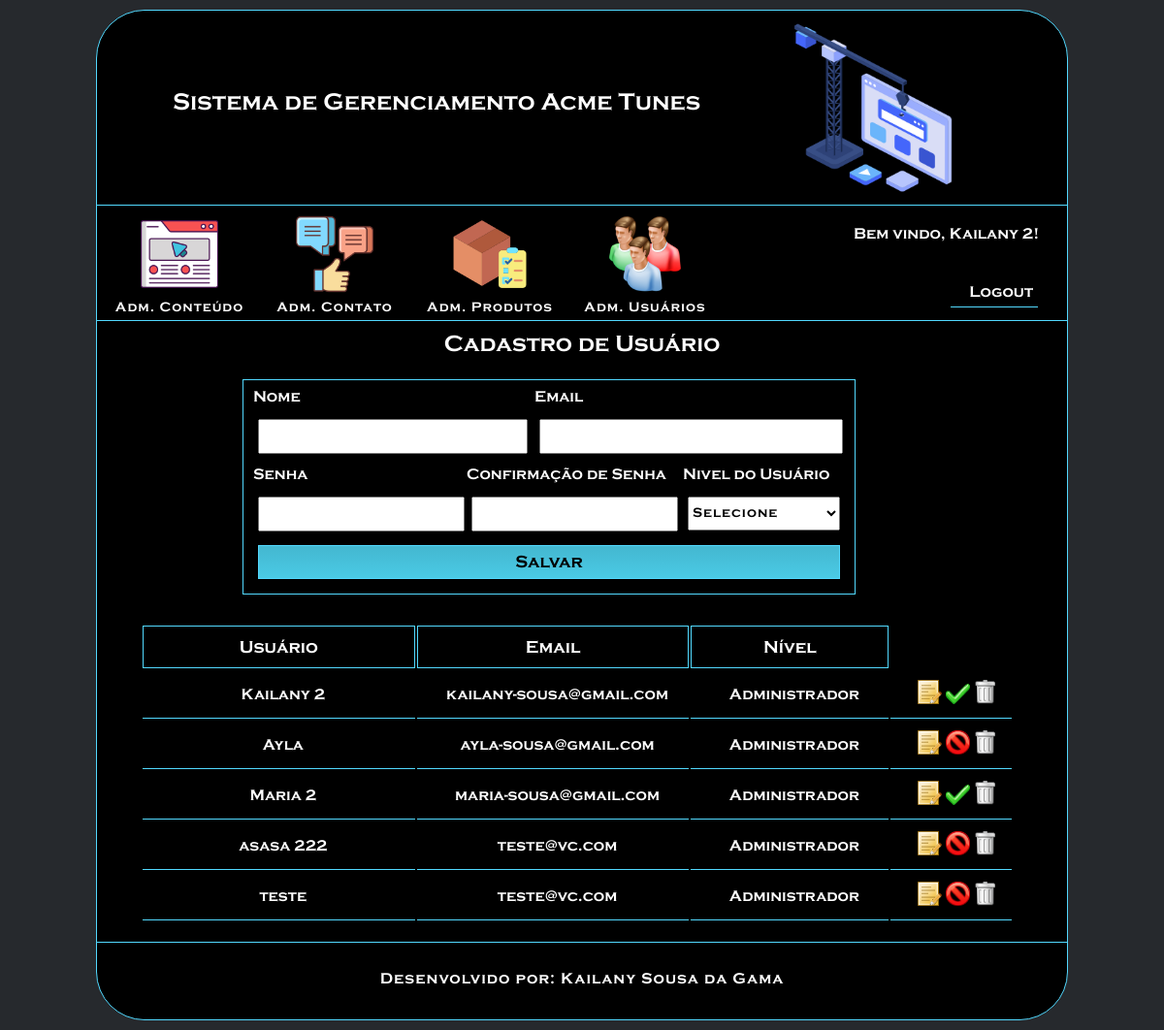
Page /projetoAcmeTunes/cms/usuario_crud.php (signed in) on the committed database.
### tables this page shows
CREATE TABLE `tbl_usuario` (
  `cod_usuario` int(11) NOT NULL AUTO_INCREMENT,
  `nome_usuario` varchar(200) NOT NULL,
  `email_usuario` varchar(250) NOT NULL,
  `senha_usuario` varchar(255) NOT NULL,
  `ativo` tinyint(1) DEFAULT '0',
  `cod_nivel` int(11) NOT NULL,
  PRIMARY KEY (`cod_usuario`),
  KEY `fk_usuario_nivel` (`cod_nivel`),
  CONSTRAINT `fk_usuario_nivel` FOREIGN KEY (`cod_nivel`) REFERENCES `tbl_nivelusuario` (`cod_nivel`)
);

CREATE TABLE `tbl_nivelusuario` (
  `cod_nivel` int(11) NOT NULL AUTO_INCREMENT,
  `nivel` varchar(100) NOT NULL,
  `ativo` tinyint(1) DEFAULT '0',
  PRIMARY KEY (`cod_nivel`)
);

### projetoAcmeTunes/cms/usuario_crud.php (the view, shortened to what this page needs)
<?php
    $btn_modo = "Salvar";
    $nome = null;
    $email = null;
    $cod_nivel = 0;
?>
<!DOCTYPE html>
<html lang="pt-br">
    <head>
        <link rel="stylesheet" type="text/css" href="css/cms.css">
        <link rel="stylesheet" type="text/css" href="css/usuario_crud.css">
    </head>
    <body>
        <div id="caixa-cms" class="center">
            <header>
                <?php require_once("menu.php") ?>
            </header>
            <div id="caixa-conteudo">
                <h2 id="titulo-crud"> Cadastro de Usuário </h2>
                <form name="frm-usuarios" method="post" action="usuario_crud.php">
                     <div id="cadastro-nivel">
                         <div id="caixa-nome-usuario">
                            <p> Nome</p>
                            <input type="text" name="txt-nome" value="<?php echo($nome) ?>" required/>
                         </div>
                         <div id="caixa-email-usuario">
                            <p> Email </p>
                            <input type="email" name="txt-email" value="<?php echo($email) ?>" required/>
                         </div>
                         <div class="caixa-senha">
                            <p> Senha </p>
                             <input type="password" name="txt-senha" value="">
                         </div>
                         <div class="caixa-senha">
                            <p> Confirmação de Senha </p>
                             <input type="password" name="txt-confirmacao-senha" value="">
                         </div>
                         <div id="caixa-nivel">
                            <p> Nivel do Usuário</p>
                             <select name="slt-nivel-usuario" required>
                                <?php
                                    if($modo == "buscar"){
                                ?>
                                <option value="<?php echo($cod_nivel) ?>"> <?php echo($nivel) ?> </option>
                                <?php } else { ?>
                                <option value=""> Selecione </option>
                                 <?php
                                    }
                                 ?>
                             </select>
                         </div>
                        <input id="btn-cadastrar" type="submit" name="btn-cadastrar" value="<?php echo($btn_modo) ?>"/>
                    </div>
                </form>
                <table id="registros">
                    <tr>
                        <td class="titulo-coluna"> Usuário </td>
                        <td class="titulo-coluna"> Email </td>
                        <td class="titulo-coluna" style="width: 200px;"> Nível </td>
                    </tr>
                <?php
                    $sql = "SELECT tbl_usuario.cod_usuario, tbl_usuario.nome_usuario, tbl_usuario.email_usuario, tbl_usuario.ativo, tbl_nivelusuario.nivel
                    FROM tbl_usuario JOIN tbl_nivelusuario ON tbl_nivelusuario.cod_nivel = tbl_usuario.cod_nivel ORDER BY tbl_usuario.cod_usuario;";
                    $select = mysqli_query($conexao, $sql);
                    while($rsregistros=mysqli_fetch_array($select)){
                ?>
                    <tr>
                        <td class="dados-coluna"><?php echo($rsregistros['nome_usuario']) ?></td>
                        <td class="dados-coluna"><?php echo($rsregistros['email_usuario']) ?></td>
                        <td class="dados-coluna"><?php echo($rsregistros['nivel']) ?></td>
                        <td class="dados-coluna" style="width:150px;">
                            <figure id="icones">
                                <a href="usuario_crud.php?modo=buscar&id=<?php echo($rsregistros['cod_usuario']) ?>"> <img src="icon/edit.png" alt="Editar" title="Editar"> </a>
                                <a href="usuario_crud.php?ativo=<?php echo($rsregistros['ativo']) ?>&id=<?php echo($rsregistros['cod_usuario']) ?>">
                                    <img src="<?php
                                        if($rsregistros['ativo'] == 0){
                                            $icon_ativo = "Usuário desativado";
                                            echo('icon/cancel.png');
                                        } else {
                                            $icon_ativo = "Usuário ativado";
                                            echo('icon/accept.png');
                                        }?>" alt="<?php echo($icon_ativo) ?>" title="<?php echo($icon_ativo) ?>" >
                                </a>
                                <a href="usuario_crud.php?modo=excluir&id=<?php echo($rsregistros['cod_usuario'])?>" onclick="return confirm('Deseja realmente excluir esse nível?')"><img src="icon/trash.png" alt="Excluir" title="Excluir"></a>
                            </figure>
                        </td>
                    </tr>
                <?php
                    }
                ?>
                </table>
            </div>
            <footer>
                <p> Desenvolvido por: Kailany Sousa da Gama</p>
            </footer>
        </div>
    </body>
</html>

### projetoAcmeTunes/cms/menu.php (shortened to what this page needs)
<?php
    if(isset($_SESSION['email']) && isset($_SESSION['senha'])){
        $nome_usuario = $_SESSION['nome'];
    } else {
        echo("<script> alert('É necessário fazer o login!') </script>");
        echo("<script> window.location.href = '../index.php' </script>");
    }
?>
<div id="titulo-logo">
                    <h2 id="titulo-cms"> Sistema de Gerenciamento Acme Tunes </h2>
                    <figure id="img-logo">
                        <img src="icon/website.png">
                    </figure>
                </div>
                <div id="opcoes">
                    <div class="opcoes-cms">
                        <a href="adm_conteudo.php">
                            <figure  class="center">
                                <img src="icon/ui-design.png">
                            </figure>
                            <p>Adm. Conteúdo</p>
                        </a>
                    </div>
                    <div class="opcoes-cms">
                        <a href="adm_contato.php">
                            <figure class="center">
                                <img src="icon/feedback.png">
                            </figure>
                            <p>Adm. Contato</p>
                        </a>
                    </div>
                    <div class="opcoes-cms">
                    <a href="adm_produto.php">
                            <figure class="center">
                                <img src="icon/box.png">
                            </figure>
                            <p>Adm. Produtos</p>
                        </a>
                    </div>
                    <div class="opcoes-cms">
                        <a href="adm_usuario.php">
                            <figure class="center">
                                <img src="icon/group.png">
                            </figure>
                            <p>Adm. Usuários</p>
                        </a>
                    </div>
                    <div id="login">
                        <p id="login-usuario"> Bem vindo, <?php echo($nome_usuario) ?>! </p>
                        <a href="index.php?logout=1"><div id="sair"> Logout </div></a>
                    </div>
                </div>

### projetoAcmeTunes/cms/css/cms.css (style rules this page uses)
body, h1,h2,h3,p,ul,figure { margin: 0px; padding: 0px; }
body { color: white; background-color: #26292d; }
.center { margin-left: auto; margin-right: auto; }
* { font-family: fonte; }
#caixa-cms { width: 1000px; min-height: 600px; max-height: auto; overflow: hidden; background-color: black; margin-top: 10px; border-radius: 50px 50px 50px 50px; border: solid 1px #52D9FF; margin-bottom: 10px; }
header { width: inherit; height: 320px; }
#titulo-logo { width: inherit; height: 200px; }
#titulo-cms { width: 700px; float: left; font-size: 25px; text-align:center; margin-top: 80px; }
#img-logo { width: 200px; height: 180px; float: left; margin-top: 10px; margin-bottom: 5px; }
img { width: inherit; height: inherit; }
#opcoes { width: inherit; height: 120px; clear: both; border-top: solid 1px #52D9FF; border-bottom: solid 1px #52D9FF; box-sizing: border-box; padding-top: 10px; }
.opcoes-cms { width: 150px; height: 100px; margin-left: 10px; float: left; font-size: 14px; }
.opcoes-cms p { text-align: center; margin-top: 7px; letter-spacing: 1px; }
a:link { color: white; text-decoration: none; }
.opcoes-cms figure { width: 80px; height: 80px; }
#login { width: 200px; height: 100px; float: left; margin-left: 140px; }
#login-usuario { width: inherit; height: 40px; box-sizing: border-box; padding-top: 10px; }
#sair { width: 90px; height: 40px; margin-top: 15px; text-align:right; box-sizing: border-box; padding-right: 5px; padding-top: 15px; margin-left: 100px; border-bottom: solid 1px #52D9FF; }
#caixa-conteudo { width: inherit; min-height: 200px; max-height: auto; overflow: hidden; box-sizing: border-box; padding-top: 20px; padding-left: 20px; padding-bottom: 20px; }
#titulo-crud { width: inherit; height: 50px; text-align: center; margin-left: -20px; margin-top: -20px; box-sizing: border-box; padding-top: 10px; }
#registros { width: 800px; min-height: 100px; max-height: auto; overflow: hidden; margin-left: 80px; }
.titulo-coluna { min-width: 200px; max-width: auto; overflow: hidden; height: 40px; border: solid 1px #52D9FF; text-align:center; font-size: 18px; }
.dados-coluna { height: 50px; font-size: 14px; border-bottom: solid 1px #52D9FF; box-sizing: border-box; padding-left: 10px; }
#icones { box-sizing: border-box; padding-left: 5px; }
#icones img { width: 25px; height: 25px; }
footer { width: inherit; height: 80px; box-sizing: border-box; padding-top: 15px; border-top: solid 1px #52D9FF; }
footer p { width: inherit; height: 50px; text-align: center; box-sizing: border-box; padding-top: 13px; letter-spacing: 1px; }

### projetoAcmeTunes/cms/css/usuario_crud.css (style rules this page uses)
p { margin: 0px; padding: 0px; }
#cadastro-nivel { width: 630px; height: 220px; border: solid 1px #52D9FF; margin-left: 130px; margin-top: 10px; }
#caixa-nome-usuario, #caixa-email-usuario, .caixa-senha, #caixa-nivel { width: 280px; height: 80px; float: left; }
#caixa-email-usuario { width: 310px; margin-left: 5px; box-sizing: border-box; padding-left: 5px; }
.caixa-senha { width: 220px; }
#caixa-nivel { width: 180px; margin-left: 3px; }
#caixa-nome-usuario p, #caixa-email-usuario p, .caixa-senha p, #caixa-nivel p { width: inherit; height: 40px; box-sizing: border-box; padding-top: 8px; padding-left: 10px; }
#caixa-nome-usuario input, #caixa-email-usuario input, .caixa-senha input, #caixa-nivel select { width: 270px; height: 30px; margin-left: 15px; letter-spacing: 1px; font-size: 14px; }
#caixa-email-usuario input { width: 305px; }
.caixa-senha input { width: 205px; }
#caixa-nivel select { width: 157px; height: 35px; }
#btn-cadastrar { width: 600px; height: 35px; font-size: 18px; margin-top: 10px; margin-left: 15px; background:linear-gradient(to bottom, #44B8D1 5%, #4ACAE5 100%); border: solid 1px #52D9FF; color: black; float: left; }
#registros { width: 900px; min-height: 100px; max-height: auto; overflow: hidden; margin-top: 30px; margin-left: 25px; }
.titulo-coluna { width: 300px; }
.dados-coluna { text-align: center; font-size: 16px; }

### rows in the picture
tbl_usuario: nome_usuario "Kailany 2", email_usuario "kailany-sousa@gmail.com", cod_nivel.nivel "Administrador"
tbl_usuario: nome_usuario "Ayla", email_usuario "ayla-sousa@gmail.com", cod_nivel.nivel "Administrador"
tbl_usuario: nome_usuario "Maria 2", email_usuario "maria-sousa@gmail.com", cod_nivel.nivel "Administrador"
tbl_usuario: nome_usuario "asasa 222", email_usuario "teste@vc.com", cod_nivel.nivel "Administrador"
tbl_usuario: nome_usuario "teste", email_usuario "teste@vc.com", cod_nivel.nivel "Administrador"

### other values in the picture
$nome_usuario "Kailany 2"
